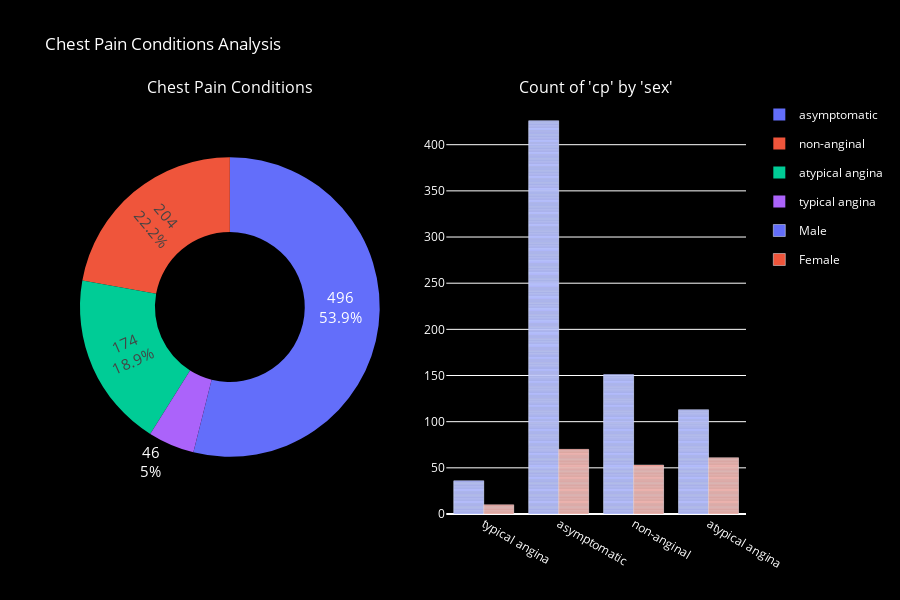

Here is the notebook cell this chart was saved with:
### Code cell
pie_data = df['cp'].value_counts().reset_index()
pie_data.rename(columns={'index': 'cp'}, inplace=True)

fig = make_subplots(rows=1, cols=2, specs=[[{"type": "pie"}, {"type": "xy"}]],
                    subplot_titles=("Chest Pain Conditions", "Count of 'cp' by 'sex'"))

fig.add_trace(
    go.Pie(labels=pie_data['cp'], values=pie_data['count'], hole=0.5),
    row=1, col=1
)

fig.update_traces(hoverinfo='label+percent', textinfo='value+percent', textfont_size=15,
                  insidetextorientation='radial', row=1, col=1)

bar_fig = px.bar(df, x='cp', color='sex', barmode='group', category_orders={"sex": ["Male", "Female"]})
for trace in bar_fig.data:
    fig.add_trace(trace, row=1, col=2)

fig.update_layout(
    title_text="Chest Pain Conditions Analysis",
    showlegend=True,
    plot_bgcolor='black',
    paper_bgcolor='black',
    font=dict(color='white'),
    height=600
)

# Show the figure
fig.show()

### Figure 1 — Plotly figure (JSON) as saved in the notebook; plotly's stock layout.template omitted (floating-point values rounded to 4 significant figures; data arrays with more than 128 entries replaced by an {"elided": "..."} marker saying what was removed)
{"data": [{"domain": {"x": [0, 0.45], "y": [0, 1]}, "hole": 0.5, "hoverinfo": "label+percent", "insidetextorientation": "radial", "labels": ["asymptomatic", "non-anginal", "atypical angina", "typical angina"], "textfont": {"size": 15}, "textinfo": "value+percent", "type": "pie", "values": [496, 204, 174, 46]}, {"alignmentgroup": "True", "hovertemplate": "sex=Male<br>cp=%{x}<br>count=%{y}<extra></extra>", "legendgroup": "Male", "marker": {"color": "#636efa", "pattern": {"shape": ""}}, "name": "Male", "offsetgroup": "Male", "orientation": "v", "showlegend": true, "textposition": "auto", "type": "bar", "x": {"elided": "726 str values"}, "xaxis": "x", "y": {"elided": "726 int values"}, "yaxis": "y"}, {"alignmentgroup": "True", "hovertemplate": "sex=Female<br>cp=%{x}<br>count=%{y}<extra></extra>", "legendgroup": "Female", "marker": {"color": "#EF553B", "pattern": {"shape": ""}}, "name": "Female", "offsetgroup": "Female", "orientation": "v", "showlegend": true, "textposition": "auto", "type": "bar", "x": {"elided": "194 str values"}, "xaxis": "x", "y": {"elided": "194 int values"}, "yaxis": "y"}], "layout": {"annotations": [{"font": {"size": 16}, "showarrow": false, "text": "Chest Pain Conditions", "x": 0.225, "xanchor": "center", "xref": "paper", "y": 1, "yanchor": "bottom", "yref": "paper"}, {"font": {"size": 16}, "showarrow": false, "text": "Count of 'cp' by 'sex'", "x": 0.775, "xanchor": "center", "xref": "paper", "y": 1, "yanchor": "bottom", "yref": "paper"}], "font": {"color": "white"}, "height": 600, "paper_bgcolor": "black", "plot_bgcolor": "black", "showlegend": true, "title": {"text": "Chest Pain Conditions Analysis"}, "xaxis": {"anchor": "y", "domain": [0.55, 1]}, "yaxis": {"anchor": "x", "domain": [0, 1]}}}
